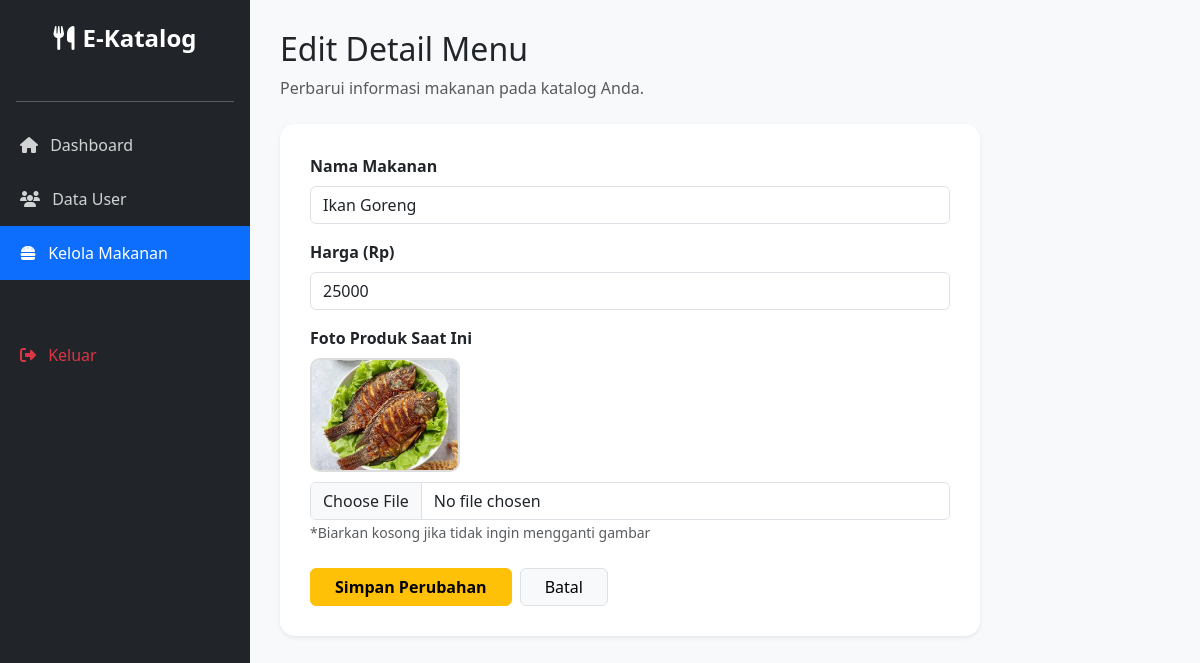
Screenshot of /admin/katalogMakanan/edit.php?id=2 (signed in) with the database file from the repository.
### tables this page shows
CREATE TABLE `produk` (
  `id` int(11) NOT NULL,
  `nama_makanan` varchar(100) NOT NULL,
  `harga` int(11) NOT NULL,
  `gambar` varchar(255) NOT NULL
);

### admin/katalogMakanan/edit.php (the view, shortened to what this page needs)
<?php
include '../../config/config.php';
$id = $_GET['id'];
$data = mysqli_query($conn, "SELECT * FROM produk WHERE id=$id");
$row = mysqli_fetch_assoc($data);
?>
<!DOCTYPE html>
<html lang="id">
<head>
    <link href="https://cdn.jsdelivr.net/npm/bootstrap@5.3.0/dist/css/bootstrap.min.css" rel="stylesheet">
    <link rel="stylesheet" href="https://cdnjs.cloudflare.com/ajax/libs/font-awesome/6.4.0/css/all.min.css">
</head>
<body>
<div class="sidebar">
    <div class="p-4"><h4 class="text-center fw-bold"><i class="fas fa-utensils me-2"></i>E-Katalog</h4></div>
    <hr class="mx-3">
    <a href="../dashboard.php"><i class="fas fa-home me-2"></i> Dashboard</a>
    <a href="../infoUser.php"><i class="fas fa-users me-2"></i> Data User</a>
    <a href="index.php" class="active"><i class="fas fa-hamburger me-2"></i> Kelola Makanan</a>
    <a href="../logout.php" class="text-danger mt-5"><i class="fas fa-sign-out-alt me-2"></i> Keluar</a>
</div>
<div class="content">
    <div class="mb-4">
        <h2>Edit Detail Menu</h2>
        <p class="text-muted">Perbarui informasi makanan pada katalog Anda.</p>
    </div>
    <div class="form-container">
        <form method="POST" enctype="multipart/form-data">
            <div class="mb-3">
                <label class="form-label fw-bold">Nama Makanan</label>
                <input type="text" name="nama_makanan" class="form-control" value="<?= $row['nama_makanan']; ?>" required>
            </div>
            <div class="mb-3">
                <label class="form-label fw-bold">Harga (Rp)</label>
                <input type="number" name="harga" class="form-control" value="<?= $row['harga']; ?>" required>
            </div>
            <div class="mb-4">
                <label class="form-label fw-bold d-block">Foto Produk Saat Ini</label>
                <img src="../../assets/img/<?= $row['gambar']; ?>" class="img-preview">
                <input type="file" name="gambar" class="form-control">
                <small class="text-muted">*Biarkan kosong jika tidak ingin mengganti gambar</small>
            </div>
            <div class="d-flex gap-2">
                <button type="submit" name="update" class="btn btn-warning px-4 fw-bold">Simpan Perubahan</button>
                <a href="index.php" class="btn btn-light px-4 border">Batal</a>
            </div>
        </form>
    </div>
</div>
</body>
</html>

### admin/katalogMakanan/edit.php (style rules this page uses)
body { font-family: 'Segoe UI', sans-serif; background-color: #f8f9fa; }
.sidebar { min-height: 100vh; width: 250px; background: #212529; color: white; position: fixed; }
.sidebar a { color: rgba(255,255,255,0.8); text-decoration: none; padding: 15px 20px; display: block; transition: 0.3s; }
.sidebar a.active { background: #0d6efd; color: white; }
.content { margin-left: 250px; padding: 30px; }
.form-container { background: white; border-radius: 15px; padding: 30px; box-shadow: 0 0.125rem 0.25rem rgba(0, 0, 0, 0.075); max-width: 700px; }
.img-preview { width: 150px; border-radius: 10px; margin-bottom: 10px; border: 2px solid #ddd; }

### rows the page displays
produk: nama_makanan "Ikan Goreng", harga "25000", gambar (picture)
